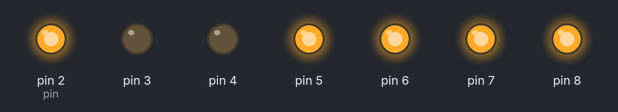
The sketch below on a simulated Arduino Uno, built with avr-gcc and run on an emulated ATmega328P. On the bench: output pins drawn as LEDs (lit = HIGH). What the sketch prints to the serial monitor is not drawn.

Above: at 0.1 s.
Timing chart, 0 to 1.6 s (numbered marks = the images above):
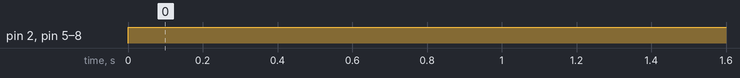

Measured:
- by itself, pin 2 (pin), pin 5–8: LOW → HIGH at 0.00 s

The sketch:

test14sevenSegment.ino
```cpp
byte digital[3][7] = {
  {0,0,0,0,0,0,1},//0
  {1,0,0,1,1,1,1},//1
  {0,0,1,0,0,1,0} //2
};

void setup() {
  Serial.begin(9600);
  Serial.println("setup()...");
  pinMode(2,OUTPUT);//a
  pinMode(3,OUTPUT);//b
  pinMode(4,OUTPUT);//c
  pinMode(5,OUTPUT);//d
  pinMode(6,OUTPUT);//e
  pinMode(7,OUTPUT);//f
  pinMode(8,OUTPUT);//g
}

void loop() {
  Serial.println("loop()...");
  int pin = 2;
  for(int i=0;i<7;i++){
    digitalWrite(pin+i,digital[1][i]);
  }
  delay(1000);
}
```
